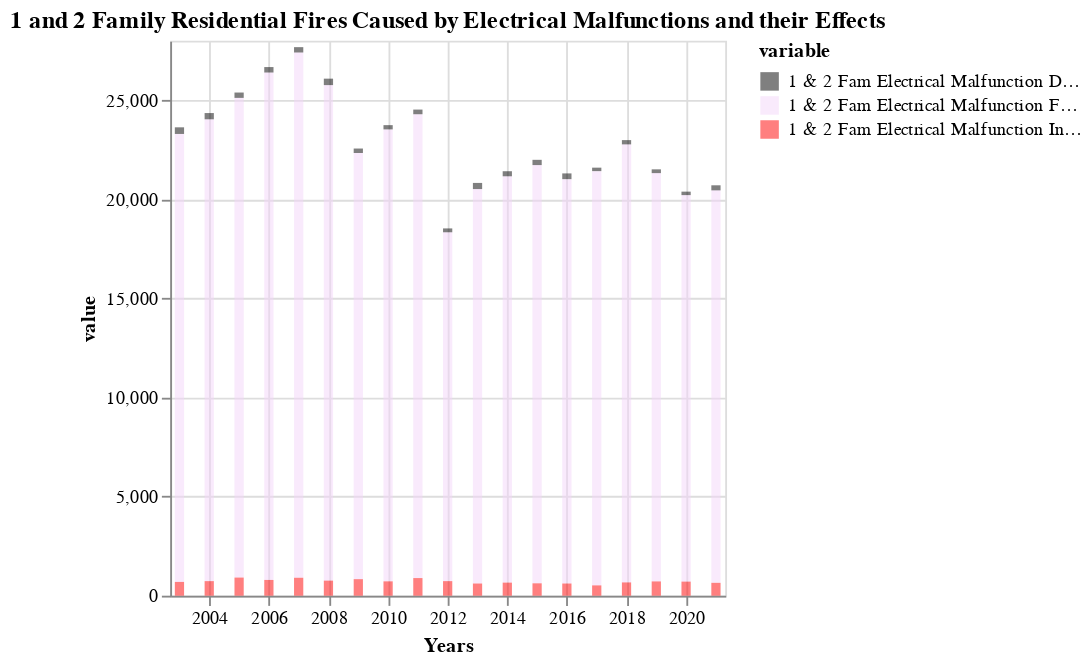

Notebook code cell kept with this figure:
### Code cell
famelec = fam_1_2_electrical.reset_index().melt('Years')
famelec = famelec.drop(famelec[famelec['variable'] == 'index'].index)
alt.Chart(famelec, title = "1 and 2 Family Residential Fires Caused by Electrical Malfunctions and their Effects").mark_bar(opacity = 0.5).encode(
    x='Years',
    y='value',
    color=alt.Color('variable',
                    scale=alt.Scale(
                        range=['black', '#F3D5FA', 'red']))
)

### Figure 1 — Vega-Lite specification as saved in the notebook (floating-point values rounded to 4 significant figures)
{"config": {"view": {"continuousWidth": 300, "continuousHeight": 300}}, "data": {"name": "data-0dcb671696e04419eef95689820f7b50"}, "mark": {"type": "bar", "opacity": 0.5}, "encoding": {"color": {"field": "variable", "scale": {"range": ["black", "#F3D5FA", "red"]}, "type": "nominal"}, "x": {"field": "Years", "type": "temporal"}, "y": {"field": "value", "type": "quantitative"}}, "title": "1 and 2 Family Residential Fires Caused by Electrical Malfunctions and their Effects", "$schema": "https://vega.github.io/schema/vega-lite/v5.16.3.json", "datasets": {"data-0dcb671696e04419eef95689820f7b50": [{"Years": "2003-01-01T00:00:00", "variable": "1 & 2 Fam Electrical Malfunction Fires", "value": 22600}, {"Years": "2004-01-01T00:00:00", "variable": "1 & 2 Fam Electrical Malfunction Fires", "value": 23300}, {"Years": "2005-01-01T00:00:00", "variable": "1 & 2 Fam Electrical Malfunction Fires", "value": 24200}, {"Years": "2006-01-01T00:00:00", "variable": "1 & 2 Fam Electrical Malfunction Fires", "value": 25600}, {"Years": "2007-01-01T00:00:00", "variable": "1 & 2 Fam Electrical Malfunction Fires", "value": 26500}, {"Years": "2008-01-01T00:00:00", "variable": "1 & 2 Fam Electrical Malfunction Fires", "value": 25000}, {"Years": "2009-01-01T00:00:00", "variable": "1 & 2 Fam Electrical Malfunction Fires", "value": 21500}, {"Years": "2010-01-01T00:00:00", "variable": "1 & 2 Fam Electrical Malfunction Fires", "value": 22800}, {"Years": "2011-01-01T00:00:00", "variable": "1 & 2 Fam Electrical Malfunction Fires", "value": 23400}, {"Years": "2012-01-01T00:00:00", "variable": "1 & 2 Fam Electrical Malfunction Fires", "value": 17600}, {"Years": "2013-01-01T00:00:00", "variable": "1 & 2 Fam Electrical Malfunction Fires", "value": 19900}, {"Years": "2014-01-01T00:00:00", "variable": "1 & 2 Fam Electrical Malfunction Fires", "value": 20500}, {"Years": "2015-01-01T00:00:00", "variable": "1 & 2 Fam Electrical Malfunction Fires", "value": 21100}, {"Years": "2016-01-01T00:00:00", "variable": "1 & 2 Fam Electrical Malfunction Fires", "value": 20400}, {"Years": "2017-01-01T00:00:00", "variable": "1 & 2 Fam Electrical Malfunction Fires", "value": 20900}, {"Years": "2018-01-01T00:00:00", "variable": "1 & 2 Fam Electrical Malfunction Fires", "value": 22100}, {"Years": "2019-01-01T00:00:00", "variable": "1 & 2 Fam Electrical Malfunction Fires", "value": 20600}, {"Years": "2020-01-01T00:00:00", "variable": "1 & 2 Fam Electrical Malfunction Fires", "value": 19500}, {"Years": "2021-01-01T00:00:00", "variable": "1 & 2 Fam Electrical Malfunction Fires", "value": 19800}, {"Years": "2003-01-01T00:00:00", "variable": "1 & 2 Fam Electrical Malfunction Injuries", "value": 695}, {"Years": "2004-01-01T00:00:00", "variable": "1 & 2 Fam Electrical Malfunction Injuries", "value": 735}, {"Years": "2005-01-01T00:00:00", "variable": "1 & 2 Fam Electrical Malfunction Injuries", "value": 915}, {"Years": "2006-01-01T00:00:00", "variable": "1 & 2 Fam Electrical Malfunction Injuries", "value": 795}, {"Years": "2007-01-01T00:00:00", "variable": "1 & 2 Fam Electrical Malfunction Injuries", "value": 905}, {"Years": "2008-01-01T00:00:00", "variable": "1 & 2 Fam Electrical Malfunction Injuries", "value": 760}, {"Years": "2009-01-01T00:00:00", "variable": "1 & 2 Fam Electrical Malfunction Injuries", "value": 835}, {"Years": "2010-01-01T00:00:00", "variable": "1 & 2 Fam Electrical Malfunction Injuries", "value": 725}, {"Years": "2011-01-01T00:00:00", "variable": "1 & 2 Fam Electrical Malfunction Injuries", "value": 890}, {"Years": "2012-01-01T00:00:00", "variable": "1 & 2 Fam Electrical Malfunction Injuries", "value": 735}, {"Years": "2013-01-01T00:00:00", "variable": "1 & 2 Fam Electrical Malfunction Injuries", "value": 615}, {"Years": "2014-01-01T00:00:00", "variable": "1 & 2 Fam Electrical Malfunction Injuries", "value": 660}, {"Years": "2015-01-01T00:00:00", "variable": "1 & 2 Fam Electrical Malfunction Injuries", "value": 625}, {"Years": "2016-01-01T00:00:00", "variable": "1 & 2 Fam Electrical Malfunction Injuries", "value": 615}, {"Years": "2017-01-01T00:00:00", "variable": "1 & 2 Fam Electrical Malfunction Injuries", "value": 520}, {"Years": "2018-01-01T00:00:00", "variable": "1 & 2 Fam Electrical Malfunction Injuries", "value": 670}, {"Years": "2019-01-01T00:00:00", "variable": "1 & 2 Fam Electrical Malfunction Injuries", "value": 720}, {"Years": "2020-01-01T00:00:00", "variable": "1 & 2 Fam Electrical Malfunction Injuries", "value": 710}, {"Years": "2021-01-01T00:00:00", "variable": "1 & 2 Fam Electrical Malfunction Injuries", "value": 650}, {"Years": "2003-01-01T00:00:00", "variable": "1 & 2 Fam Electrical Malfunction Death", "value": 335}, {"Years": "2004-01-01T00:00:00", "variable": "1 & 2 Fam Electrical Malfunction Death", "value": 315}, {"Years": "2005-01-01T00:00:00", "variable": "1 & 2 Fam Electrical Malfunction Death", "value": 270}, {"Years": "2006-01-01T00:00:00", "variable": "1 & 2 Fam Electrical Malfunction Death", "value": 275}, {"Years": "2007-01-01T00:00:00", "variable": "1 & 2 Fam Electrical Malfunction Death", "value": 270}, {"Years": "2008-01-01T00:00:00", "variable": "1 & 2 Fam Electrical Malfunction Death", "value": 325}, {"Years": "2009-01-01T00:00:00", "variable": "1 & 2 Fam Electrical Malfunction Death", "value": 225}, {"Years": "2010-01-01T00:00:00", "variable": "1 & 2 Fam Electrical Malfunction Death", "value": 215}, {"Years": "2011-01-01T00:00:00", "variable": "1 & 2 Fam Electrical Malfunction Death", "value": 235}, {"Years": "2012-01-01T00:00:00", "variable": "1 & 2 Fam Electrical Malfunction Death", "value": 195}, {"Years": "2013-01-01T00:00:00", "variable": "1 & 2 Fam Electrical Malfunction Death", "value": 310}, {"Years": "2014-01-01T00:00:00", "variable": "1 & 2 Fam Electrical Malfunction Death", "value": 255}, {"Years": "2015-01-01T00:00:00", "variable": "1 & 2 Fam Electrical Malfunction Death", "value": 265}, {"Years": "2016-01-01T00:00:00", "variable": "1 & 2 Fam Electrical Malfunction Death", "value": 290}, {"Years": "2017-01-01T00:00:00", "variable": "1 & 2 Fam Electrical Malfunction Death", "value": 175}, {"Years": "2018-01-01T00:00:00", "variable": "1 & 2 Fam Electrical Malfunction Death", "value": 215}, {"Years": "2019-01-01T00:00:00", "variable": "1 & 2 Fam Electrical Malfunction Death", "value": 190}, {"Years": "2020-01-01T00:00:00", "variable": "1 & 2 Fam Electrical Malfunction Death", "value": 175}, {"Years": "2021-01-01T00:00:00", "variable": "1 & 2 Fam Electrical Malfunction Death", "value": 255}]}}
